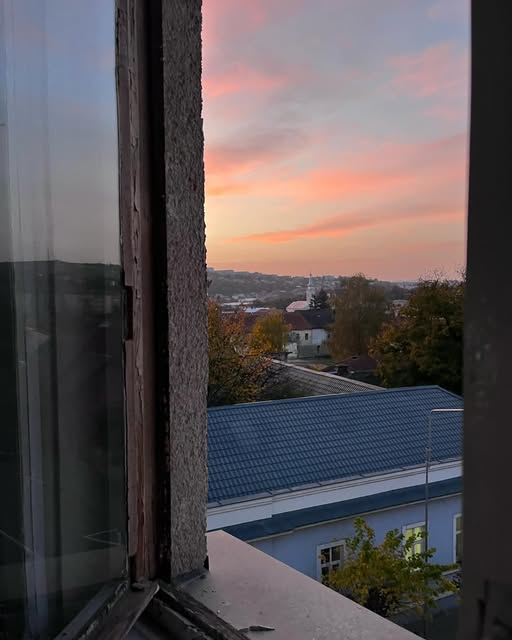
#> input picture site/assets/about/instagram/photo-1.jpg, 512 x 640 px
$ python check-sigil-loop.py ../site/assets/about/instagram/photo-1.jpg   (older library calls are emulated)
#> lines starting #> are read from the running program, lines starting #| are printed output that depends on the picture; after the words box and inside, x2 and y2 are one past the last pixel; in counts of white or black regions, pixels touching at a corner belong together
#> in main, image is the input picture: shape (640, 512, 3); mean B, G, R 84.8, 82.5, 89.4
"""Inspect a generated sigil video; optionally trim a matched loop into QA only.

No interpolation, crossfade, frame blending, generation, or live-asset writes.
Measurements flag review points; they cannot prove that geometry stays rigid.
"""
from __future__ import annotations

import argparse
import json
import math
from pathlib import Path
import subprocess

import cv2
import imageio_ffmpeg
import numpy as np


ROOT = Path(__file__).resolve().parents[1]
QA_ROOT = ROOT / "qa" / "sigil-motion"


def subject_mask(image):
    # Intended for the approved metallic sigil on a nearly black background.
    gray = cv2.cvtColor(image, cv2.COLOR_BGR2GRAY)
    return gray > 18


# [4 lines left out: function distance, not called in this run]


def frame_metrics(image):
    gray = cv2.cvtColor(image, cv2.COLOR_BGR2GRAY)
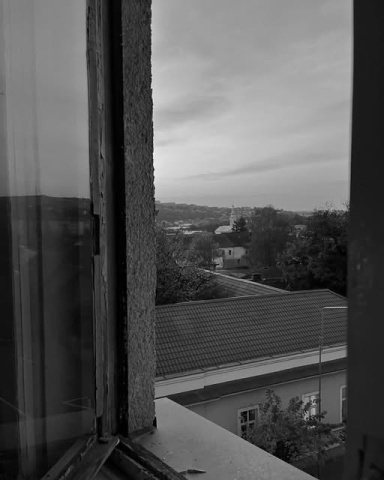
#> gray: shape (480, 384); min 0, max 242, mean 84.8
    mask = subject_mask(image)
#> in subject_mask, `return gray > 18`:
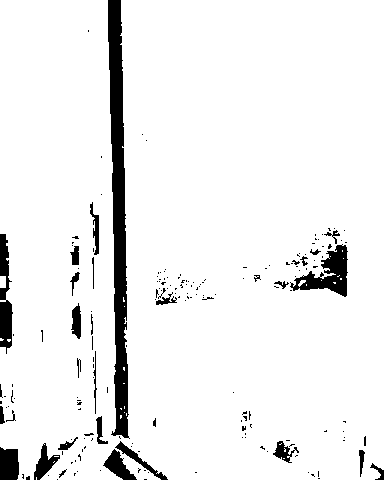
#> returned value: shape (480, 384) bool; 93.5% white; 187 black regions (156 under 20 px), largest, box (x1, y1, x2, y2) and area: (108, 0, 130, 439) 5392, (290, 244, 348, 297) 1311, (0, 234, 13, 354) 988
    y, x = np.nonzero(mask)
    h, w = gray.shape
#> h = 480; w = 384
    if x.size:
        box = [int(x.min()), int(y.min()), int(x.max() + 1), int(y.max() + 1)]
#> box = [0, 0, 384, 480]
        clearance = min(box[0] / w, box[1] / h, (w-box[2]) / w, (h-box[3]) / h)
#> clearance = 0
    else:
        box, clearance = None, 1
    rim = np.zeros_like(mask)
    bw, bh = max(2, round(w*.035)), max(2, round(h*.035))
#> bw = 13; bh = 17
    rim[:bh] = rim[-bh:] = True
    rim[:, :bw] = rim[:, -bw:] = True
    edge = np.concatenate((gray[0], gray[-1], gray[:, 0], gray[:, -1]))
#> edge = 1728 values, max 176 at index 152, min 1 at index 111, mean 62.39
    lap = cv2.Laplacian(gray, cv2.CV_32F)
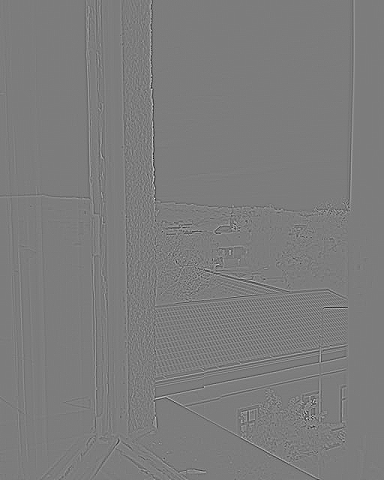
#> lap: shape (480, 384) float32; min -268, max 279, mean 0; drawn with min black and max white
    return {
        "bbox_small": box,
        "minimum_edge_clearance_fraction": round(clearance, 5),
        "subject_area_fraction": round(float(mask.mean()), 5),
        "edge_lit_fraction": round(float((edge > 18).mean()), 5),
        "border_mean_255": round(float(gray[rim].mean()), 3),
        "border_p95_255": round(float(np.percentile(gray[rim], 95)), 3),
        "subject_laplacian_variance": round(float(lap[mask].var()) if mask.any() else 0, 3),
    }


# [61 lines left out: functions sheet, capture_selected, matched_candidates, not called in this run]


def main():
    parser = argparse.ArgumentParser(description=__doc__)
    parser.add_argument("video", type=Path)
    parser.add_argument("--output", default="review", help="Subdirectory under qa/sigil-motion")
    parser.add_argument("--reference", type=Path, help="Optional original image, comparison only")
    parser.add_argument("--write-trim", nargs=2, type=int, metavar=("START_FRAME", "END_EXCLUSIVE"),
                        help="Explicit reviewed frame range; writes matched-trim.mp4 into QA only")
    args = parser.parse_args()
    video = args.video.resolve()
    out = (QA_ROOT / args.output).resolve()
    if not out.is_relative_to(QA_ROOT.resolve()):
        parser.error("Output must remain inside qa/sigil-motion")
    out.mkdir(parents=True, exist_ok=True)
    capture = cv2.VideoCapture(str(video))
    fps = capture.get(cv2.CAP_PROP_FPS)
    width, height = (round(capture.get(key)) for key in (cv2.CAP_PROP_FRAME_WIDTH, cv2.CAP_PROP_FRAME_HEIGHT))
    if not fps or not width or not height:
        raise RuntimeError(f"Cannot decode video: {video}")
    small_size = (384, max(1, round(384*height/width)))
    frames, metrics = [], []
    while True:
        ok, image = capture.read()
        if not ok:
            break
        small = cv2.resize(image, small_size, interpolation=cv2.INTER_AREA)
        frames.append(small)
        metrics.append(frame_metrics(small))
    capture.release()
    if len(frames) < 4:
        raise RuntimeError("At least four decoded frames required")
    adjacent = [distance(a, b) for a, b in zip(frames, frames[1:])]
    seam = distance(frames[-1], frames[0])
    median = float(np.median(adjacent))
    candidates = matched_candidates(frames, fps)
    samples = sorted(set(round(i) for i in np.linspace(0, len(frames)-1, 16)))
    seam_indices = list(range(max(0, len(frames)-4), len(frames))) + list(range(min(4, len(frames))))
    best = candidates[0] if candidates else None
    match_indices = ([best["end_frame_exclusive"]-2, best["end_frame_exclusive"]-1,
                      best["start_frame"], best["start_frame"]+1] if best else [])
    full = capture_selected(video, samples + seam_indices + match_indices)
    sheet(out/"contact-sheet.jpg", full, samples, fps)
    sheet(out/"original-seam.jpg", full, seam_indices, fps)
    if match_indices:
        sheet(out/"best-match-seam.jpg", full, match_indices, fps)
    clipping = [index for index, metric in enumerate(metrics) if metric["edge_lit_fraction"] > .015]
    report = {
        "video": str(video), "width": width, "height": height, "fps": fps,
        "decoded_frames": len(frames), "duration_seconds": len(frames)/fps,
        "measurement_size": small_size,
        "original_seam": {"foreground_difference": seam, "median_adjacent_difference": median,
                          "p95_adjacent_difference": float(np.percentile(adjacent, 95)),
                          "seam_over_median": seam/max(median, 1e-8)},
        "matched_trim_candidates": candidates,
        "review_flags": {
            "possible_clipping_frames": clipping,
            "maximum_border_mean_255": max(metric["border_mean_255"] for metric in metrics),
            "minimum_edge_clearance_fraction": min(metric["minimum_edge_clearance_fraction"] for metric in metrics),
            "largest_motion_steps": [{"from_frame":int(index), "difference":adjacent[index]}
                                     for index in np.argsort(adjacent)[-8:][::-1]],
        },
        "frame_metrics": metrics,
        "limits": ["Metrics require visual review; changing projected area is normal during rotation.",
                   "Black-background thresholding can miss dark silhouette clipping.",
                   "A matched endpoint alone does not prove angular speed continuity or rigid geometry.",
                   "No crossfade or blended orientations are introduced."],
    }
    if args.reference:
        reference = cv2.imread(str(args.reference))
        if reference is None:
            raise RuntimeError("Reference image cannot be read")
        reference = cv2.resize(reference, small_size, interpolation=cv2.INTER_AREA)
        report["reference"] = {"path":str(args.reference.resolve()),
                               "first_frame_difference":distance(reference, frames[0]),
                               "last_frame_difference":distance(reference, frames[-1]),
                               "note":"Whole-frame comparison; crop/scale differences affect the score."}
    if args.write_trim:
        start, end = args.write_trim
        if not 0 <= start < end <= len(frames):
            parser.error("Invalid trim frame range")
        output = out/"matched-trim.mp4"
        command = [imageio_ffmpeg.get_ffmpeg_exe(), "-hide_banner", "-loglevel", "warning", "-y",
                   "-i", str(video), "-vf", f"trim=start_frame={start}:end_frame={end},setpts=N/({fps:.12g}*TB)",
                   "-an", "-r", f"{fps:.12g}", "-fps_mode", "cfr", "-c:v", "libx264", "-preset", "slow", "-crf", "18", "-pix_fmt", "yuv420p",
                   "-movflags", "+faststart", str(output)]
        subprocess.run(command, check=True)
        report["reviewed_trim"] = {"start_frame":start,"end_frame_exclusive":end,"output":str(output)}
    (out/"report.json").write_text(json.dumps(report, ensure_ascii=False, indent=2), encoding="utf-8")
    print(json.dumps({"output":str(out),"resolution":[width,height],"fps":fps,"frames":len(frames),
                      "original_seam":report["original_seam"],"best_match":best,
                      "possible_clipping_frames":len(clipping)}, indent=2))


if __name__ == "__main__":
    main()
